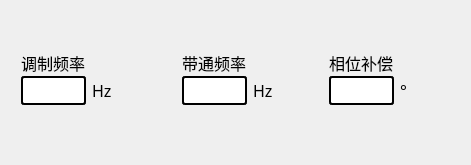
          <widget class="QWidget" name="widget_2_1" native="true">
           <property name="styleSheet">
            <string notr="true">#widget_2_1{border:4px solid rgb(141, 167, 219);
border-radius:5px;}</string>
           </property>
           <layout class="QHBoxLayout" name="horizontalLayout_7">
            <item>
             <widget class="QWidget" name="widget_2" native="true">
              <layout class="QVBoxLayout" name="verticalLayout_2">
               <property name="spacing">
                <number>1</number>
               </property>
               <property name="leftMargin">
                <number>0</number>
               </property>
               <property name="topMargin">
                <number>0</number>
               </property>
               <property name="rightMargin">
                <number>0</number>
               </property>
               <property name="bottomMargin">
                <number>0</number>
               </property>
               <item>
                <spacer name="verticalSpacer_2">
                 <property name="orientation">
                  <enum>Qt::Vertical</enum>
                 </property>
                 <property name="sizeHint" stdset="0">
                  <size>
                   <width>20</width>
                   <height>40</height>
                  </size>
                 </property>
                </spacer>
               </item>
               <item>
                <widget class="QWidget" name="widget_7" native="true">
                 <layout class="QHBoxLayout" name="horizontalLayout_9">
                  <property name="spacing">
                   <number>0</number>
                  </property>
                  <property name="leftMargin">
                   <number>10</number>
                  </property>
                  <property name="topMargin">
                   <number>0</number>
                  </property>
                  <property name="rightMargin">
                   <number>0</number>
                  </property>
                  <property name="bottomMargin">
                   <number>0</number>
                  </property>
                  <item>
                   <widget class="QLabel" name="label_8">
                    <property name="font">
                     <font>
                      <family>微软雅黑</family>
                      <pointsize>12</pointsize>
                     </font>
                    </property>
                    <property name="text">
                     <string>调制频率</string>
                    </property>
                   </widget>
                  </item>
                  <item>
                   <spacer name="horizontalSpacer_5">
                    <property name="orientation">
                     <enum>Qt::Horizontal</enum>
                    </property>
                    <property name="sizeHint" stdset="0">
                     <size>
                      <width>81</width>
                      <height>20</height>
                     </size>
                    </property>
                   </spacer>
                  </item>
                 </layout>
                </widget>
               </item>
               <item>
                <widget class="QWidget" name="widget_8" native="true">
                 <layout class="QHBoxLayout" name="horizontalLayout_8">
                  <property name="leftMargin">
                   <number>10</number>
                  </property>
                  <property name="topMargin">
                   <number>0</number>
                  </property>
                  <item>
                   <widget class="QLineEdit" name="lineEdit_mfreq">
                    <property name="minimumSize">
                     <size>
                      <width>50</width>
                      <height>0</height>
                     </size>
                    </property>
                    <property name="maximumSize">
                     <size>
                      <width>65</width>
                      <height>16777215</height>
                     </size>
                    </property>
                    <property name="font">
                     <font>
                      <family>微软雅黑</family>
                      <pointsize>12</pointsize>
                     </font>
                    </property>
                    <property name="styleSheet">
                     <string notr="true">border:2px solid rgb(0, 0, 0);
border-radius:3px;</string>
                    </property>
                    <property name="text">
                     <string/>
                    </property>
                   </widget>
                  </item>
                  <item>
                   <widget class="QLabel" name="label_7">
                    <property name="font">
                     <font>
                      <family>微软雅黑</family>
                      <pointsize>12</pointsize>
                     </font>
                    </property>
                    <property name="text">
                     <string>Hz</string>
                    </property>
                   </widget>
                  </item>
                 </layout>
                </widget>
               </item>
               <item>
                <spacer name="verticalSpacer">
                 <property name="orientation">
                  <enum>Qt::Vertical</enum>
                 </property>
                 <property name="sizeHint" stdset="0">
                  <size>
                   <width>20</width>
                   <height>40</height>
                  </size>
                 </property>
                </spacer>
               </item>
              </layout>
             </widget>
            </item>
            <item>
             <widget class="QWidget" name="widget_9" native="true">
              <layout class="QVBoxLayout" name="verticalLayout_3">
               <property name="spacing">
                <number>1</number>
               </property>
               <property name="leftMargin">
                <number>0</number>
               </property>
               <property name="topMargin">
                <number>0</number>
               </property>
               <property name="rightMargin">
                <number>0</number>
               </property>
               <property name="bottomMargin">
                <number>0</number>
               </property>
               <item>
                <spacer name="verticalSpacer_3">
                 <property name="orientation">
                  <enum>Qt::Vertical</enum>
                 </property>
                 <property name="sizeHint" stdset="0">
                  <size>
                   <width>20</width>
                   <height>40</height>
                  </size>
                 </property>
                </spacer>
               </item>
               <item>
                <widget class="QWidget" name="widget_10" native="true">
                 <layout class="QHBoxLayout" name="horizontalLayout_10">
                  <property name="spacing">
                   <number>0</number>
                  </property>
                  <property name="leftMargin">
                   <number>10</number>
                  </property>
                  <property name="topMargin">
                   <number>0</number>
                  </property>
                  <property name="rightMargin">
                   <number>0</number>
                  </property>
                  <property name="bottomMargin">
                   <number>0</number>
                  </property>
                  <item>
                   <widget class="QLabel" name="label_9">
                    <property name="font">
                     <font>
                      <family>微软雅黑</family>
                      <pointsize>12</pointsize>
                     </font>
                    </property>
                    <property name="text">
                     <string>带通频率</string>
                    </property>
                   </widget>
                  </item>
                  <item>
                   <spacer name="horizontalSpacer_6">
                    <property name="orientation">
                     <enum>Qt::Horizontal</enum>
                    </property>
                    <property name="sizeHint" stdset="0">
                     <size>
                      <width>67</width>
                      <height>20</height>
                     </size>
                    </property>
                   </spacer>
                  </item>
                 </layout>
                </widget>
               </item>
               <item>
                <widget class="QWidget" name="widget_11" native="true">
                 <layout class="QHBoxLayout" name="horizontalLayout_11">
                  <property name="leftMargin">
                   <number>10</number>
                  </property>
                  <property name="topMargin">
                   <number>0</number>
                  </property>
                  <item>
                   <widget class="QLineEdit" name="lineEdit_bfreq">
                    <property name="minimumSize">
                     <size>
                      <width>50</width>
                      <height>0</height>
                     </size>
                    </property>
                    <property name="maximumSize">
                     <size>
                      <width>65</width>
                      <height>16777215</height>
                     </size>
                    </property>
                    <property name="font">
                     <font>
                      <family>微软雅黑</family>
                      <pointsize>12</pointsize>
                     </font>
                    </property>
                    <property name="styleSheet">
                     <string notr="true">border:2px solid rgb(0, 0, 0);
border-radius:3px;</string>
                    </property>
                    <property name="text">
                     <string/>
                    </property>
                   </widget>
                  </item>
                  <item>
                   <widget class="QLabel" name="label_10">
                    <property name="font">
                     <font>
                      <family>微软雅黑</family>
                      <pointsize>12</pointsize>
                     </font>
                    </property>
                    <property name="text">
                     <string>Hz</string>
                    </property>
                   </widget>
                  </item>
                 </layout>
                </widget>
               </item>
               <item>
                <spacer name="verticalSpacer_4">
                 <property name="orientation">
                  <enum>Qt::Vertical</enum>
                 </property>
                 <property name="sizeHint" stdset="0">
                  <size>
                   <width>20</width>
                   <height>40</height>
                  </size>
                 </property>
                </spacer>
               </item>
              </layout>
             </widget>
            </item>
            <item>
             <widget class="QWidget" name="widget_12" native="true">
              <layout class="QVBoxLayout" name="verticalLayout_4">
               <property name="spacing">
                <number>1</number>
               </property>
               <property name="leftMargin">
                <number>0</number>
               </property>
               <property name="topMargin">
                <number>0</number>
               </property>
               <property name="rightMargin">
                <number>0</number>
               </property>
               <property name="bottomMargin">
                <number>0</number>
               </property>
               <item>
                <spacer name="verticalSpacer_5">
                 <property name="orientation">
                  <enum>Qt::Vertical</enum>
                 </property>
                 <property name="sizeHint" stdset="0">
                  <size>
                   <width>20</width>
                   <height>40</height>
                  </size>
                 </property>
                </spacer>
               </item>
               <item>
                <widget class="QWidget" name="widget_13" native="true">
                 <layout class="QHBoxLayout" name="horizontalLayout_12">
                  <property name="spacing">
                   <number>0</number>
                  </property>
                  <property name="leftMargin">
                   <number>10</number>
                  </property>
                  <property name="topMargin">
                   <number>0</number>
                  </property>
                  <property name="rightMargin">
                   <number>0</number>
                  </property>
                  <property name="bottomMargin">
                   <number>0</number>
                  </property>
                  <item>
                   <widget class="QLabel" name="label_11">
                    <property name="font">
                     <font>
                      <family>微软雅黑</family>
                      <pointsize>12</pointsize>
                     </font>
                    </property>
                    <property name="text">
                     <string>相位补偿</string>
                    </property>
                   </widget>
                  </item>
                  <item>
                   <spacer name="horizontalSpacer_7">
                    <property name="orientation">
                     <enum>Qt::Horizontal</enum>
                    </property>
                    <property name="sizeHint" stdset="0">
                     <size>
                      <width>67</width>
                      <height>20</height>
                     </size>
                    </property>
                   </spacer>
                  </item>
                 </layout>
                </widget>
               </item>
               <item>
                <widget class="QWidget" name="widget_14" native="true">
                 <layout class="QHBoxLayout" name="horizontalLayout_13">
                  <property name="leftMargin">
                   <number>10</number>
                  </property>
                  <property name="topMargin">
                   <number>0</number>
                  </property>
                  <item>
                   <widget class="QLineEdit" name="lineEdit_phase">
                    <property name="minimumSize">
                     <size>
                      <width>50</width>
                      <height>0</height>
                     </size>
                    </property>
                    <property name="maximumSize">
                     <size>
                      <width>65</width>
                      <height>16777215</height>
                     </size>
                    </property>
                    <property name="font">
                     <font>
                      <family>微软雅黑</family>
                      <pointsize>12</pointsize>
                     </font>
                    </property>
                    <property name="styleSheet">
                     <string notr="true">border:2px solid rgb(0, 0, 0);
border-radius:3px;</string>
                    </property>
                    <property name="text">
                     <string/>
                    </property>
                   </widget>
                  </item>
                  <item>
                   <widget class="QLabel" name="label_12">
                    <property name="font">
                     <font>
                      <family>微软雅黑</family>
                      <pointsize>12</pointsize>
                     </font>
                    </property>
                    <property name="text">
                     <string>°</string>
                    </property>
                   </widget>
                  </item>
                 </layout>
                </widget>
               </item>
               <item>
                <spacer name="verticalSpacer_6">
                 <property name="orientation">
                  <enum>Qt::Vertical</enum>
                 </property>
                 <property name="sizeHint" stdset="0">
                  <size>
                   <width>20</width>
                   <height>40</height>
                  </size>
                 </property>
                </spacer>
               </item>
              </layout>
             </widget>
            </item>
           </layout>
          </widget>
